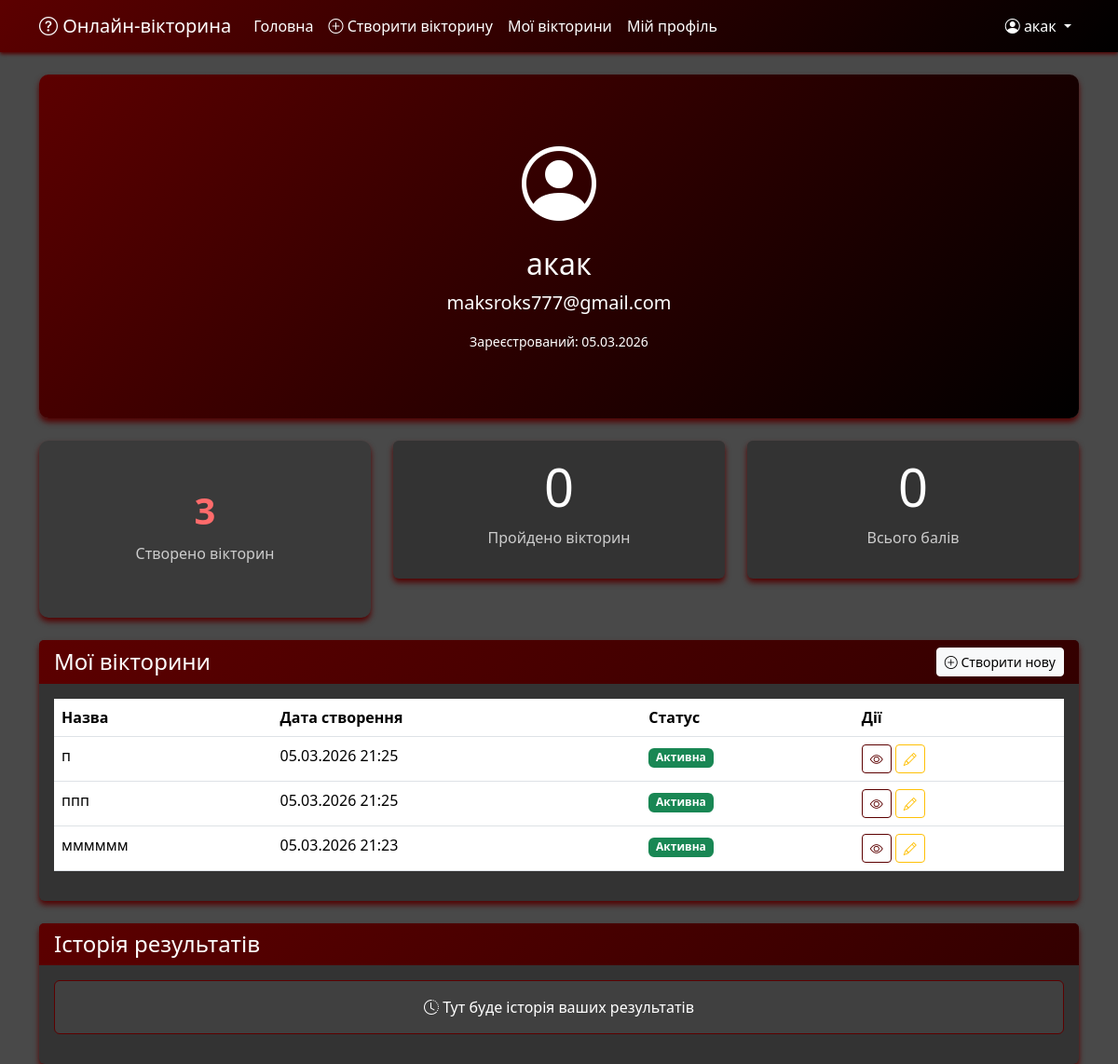
The app's page /profile/ (signed in), older data.
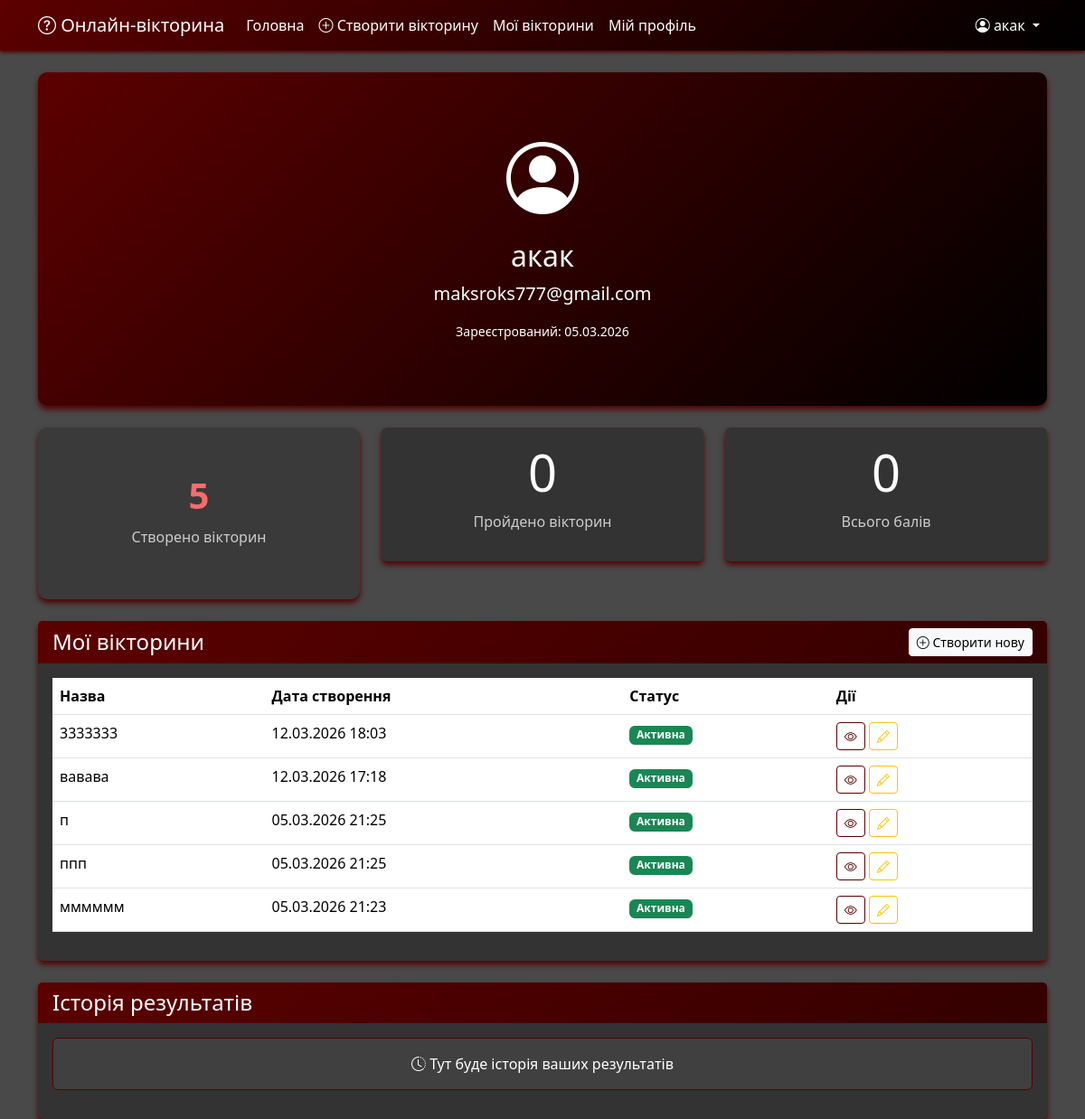
The same page, newer data.
### quizzes/models.py (models this page shows, shortened)
class Quiz(models.Model):
    title = models.CharField(max_length=200, verbose_name="Quiz Title")
    description = models.TextField(max_length=1000, verbose_name="Quiz Description")
    created_at = models.DateTimeField(auto_now_add=True, verbose_name="Created At")
    creator = models.ForeignKey(User, on_delete=models.CASCADE, null=True, blank=True, related_name='quizzes')
    is_active = models.BooleanField(default=True, verbose_name='Active')
    hours = models.IntegerField(default=0, verbose_name='Годин')
    minutes = models.IntegerField(default=1, verbose_name='Хвилин')
    seconds = models.IntegerField(default=0, verbose_name='Секунд')
    has_time_limit = models.BooleanField(default=True, verbose_name='Має обмеження часу')
    class Meta:
        verbose_name = "Quiz"
        verbose_name_plural = "Quizzes"

### quizzes/views.py (the view)
# urls.py: path('profile/', views.profile, name='profile'),
@login_required
def profile(request):
    user_quizzes = Quiz.objects.filter(creator=request.user).order_by('-created_at')
    total_quizzes = user_quizzes.count()
    context = {
        'user': request.user,
        'user_quizzes': user_quizzes,
        'total_quizzes': total_quizzes,
    }
    return render(request, 'quizzes/profile.html', context)

### quizzes/context_processors.py (called while the page is built)
def global_quiz_data(request):
    return {
        'total_quizzes_count': Quiz.objects.filter(is_active=True).count(),
        'is_playing': request.session.get('quiz_session_id') is not None,
    }

### quizzes/templates/quizzes/profile.html (shortened to what the changed rows need)
{% extends 'base.html' %}
{% block body_class %}play-page{% endblock %}
{% block content %}
<div class="container mt-4">
    <div class="row">
        <div class="col-12">
            <div class="card profile-header mb-4">
                <div class="card-body text-center">
                    <h2 class="mt-2">{{ user.username }}</h2>
                </div>
            </div>
        </div>
    </div>
    <div class="row mb-4">
        <div class="col-md-4">
            <div class="card text-center stat-card">
                <div class="card-body">
                    <h3 class="stat-number">{{ total_quizzes }}</h3>
                    <p class="stat-label">Створено вікторин</p>
                </div>
            </div>
        </div>
    </div>
    <div class="row mt-4" id="my-quizzes-section">
        <div class="col-12">
            <div class="card">
                <div class="card-body">
                    {% if user_quizzes %}
                        <div class="table-responsive">
                            <table class="table table-hover">
                                <thead>
                                    <tr>
                                        <th>Назва</th>
                                        <th>Дата створення</th>
                                        <th>Статус</th>
                                        <th>Дії</th>
                                    </tr>
                                </thead>
                                <tbody>
                                    {% for quiz in user_quizzes %}
                                        <tr>
                                            <td>{{ quiz.title }}</td>
                                            <td>{{ quiz.created_at|date:"d.m.Y H:i" }}</td>
                                            <td>
                                                {% if quiz.is_active %}
                                                    <span class="badge bg-success">Активна</span>
                                                {% else %}
                                                    <span class="badge bg-secondary">Неактивна</span>
                                                {% endif %}
                                            </td>
                                            <td>
                                                <a href="{% url 'quiz_detail' quiz.id %}" class="btn btn-sm btn-outline-primary">
                                                    <i class="bi bi-eye"></i>
                                                </a>
                                                <a href="#" class="btn btn-sm btn-outline-warning">
                                                    <i class="bi bi-pencil"></i>
                                                </a>
                                            </td>
                                        </tr>
                                    {% endfor %}
                                </tbody>
                            </table>
                        </div>
                    {% endif %}
                </div>
            </div>
        </div>
    </div>
</div>
{% endblock %}

Row changes from the older to the newer data that the page shows:
added Quiz: title "3333333", created_at "12.03.2026 18:03", is_active "Активна"
added Quiz: title "вавава", created_at "12.03.2026 17:18", is_active "Активна"
Text that changed along with them:
{{ total_quizzes }}: "3" → "5"
